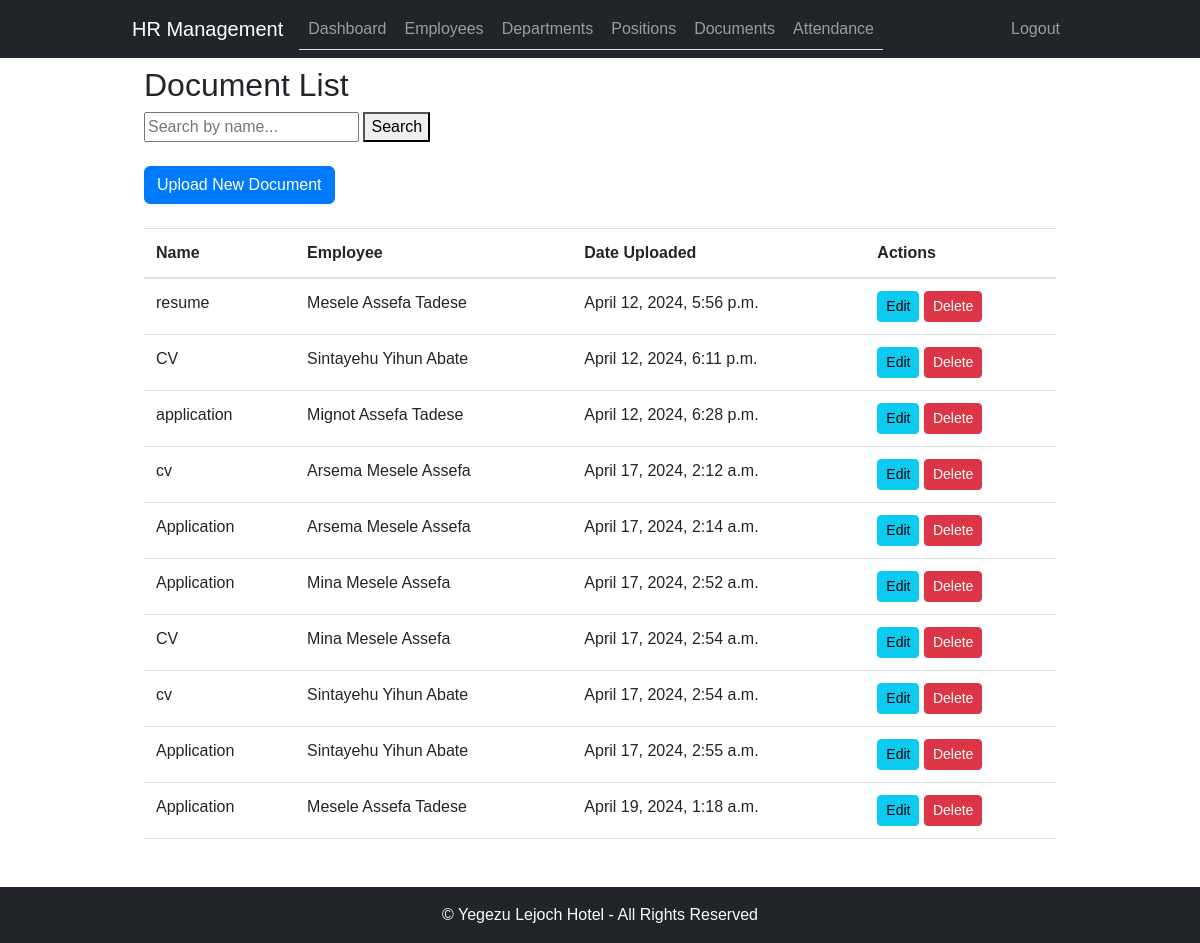
Before: /documents/ (signed in) with the older database file.
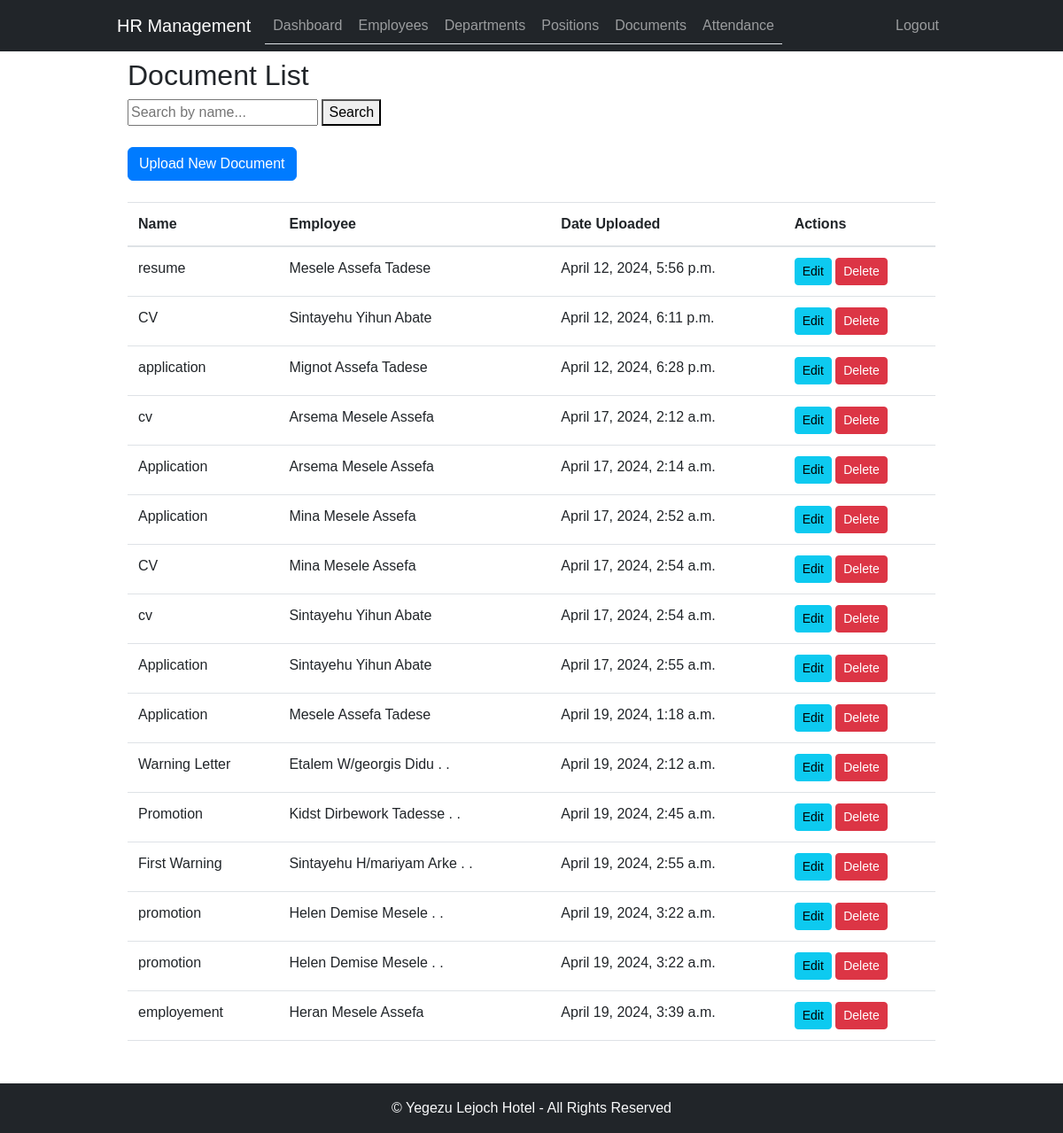
After: the same page with the newer database file.
### employee_management/models.py (models this page shows, shortened)
class Document(models.Model):
    name = models.CharField(max_length=100)
    file = models.FileField(upload_to=document_upload_to)
    description = models.TextField(blank=True)
    employee = models.ForeignKey(Employee, on_delete=models.CASCADE)
    date_uploaded = models.DateTimeField(auto_now_add=True)

class Employee(models.Model):
    GENDER_CHOICES = (
        ('M', 'Male'),
        ('F', 'Female'),
    )
    first_name = models.CharField(max_length=50)
    middle_name = models.CharField(max_length=50, null=True, blank=True)
    last_name = models.CharField(max_length=50, null=True, blank=True)
    gender = models.CharField(max_length=1, choices=GENDER_CHOICES, default="")
    email = models.EmailField()
    department = models.ForeignKey(Department, on_delete=models.CASCADE)
    position = models.ForeignKey(Position, on_delete=models.CASCADE)
    date_of_birth = models.DateField()
    hire_date = models.DateField()
    salary = models.DecimalField(max_digits=10, decimal_places=2)
    is_active = models.BooleanField(default=True)
    picture = models.ImageField(upload_to='employee_pictures/', null=True, blank=True)
    def __str__(self):
        return f"{self.first_name} {self.middle_name} {self.last_name}"

### employee_management/views.py (the view)
# urls.py: path('documents/', document_list, name='document_list'),
@login_required
def document_list(request):
    documents = Document.objects.all()
    employee = Employee.objects.first()  # Example: Get the first employee
    search_query = request.GET.get('search_query')
    if search_query:
        documents = documents.filter(name__icontains=search_query)
    return render(request, 'document_list.html', {'documents': documents, 'employee': employee})

### employee_management/templates/document_list.html (shortened to what this page needs)
{% extends 'base.html' %}
{% block content %}
<div class="container">
    <h2>Document List</h2>
    <form method="GET" action="{% url 'hrms:document_list' %}">
        <input type="text" name="search_query" placeholder="Search by name...">
        <button type="submit">Search</button>
    </form>
    <div class="mt-4 mb-4">
        <a href="{% url 'hrms:document_upload_form' %}" class="btn btn-primary">Upload New Document</a>
    </div>
    <table class="table">
        <thead>
            <tr>
                <th>Name</th>
                <th>Employee</th>
                <th>Date Uploaded</th>
                <th>Actions</th>
            </tr>
        </thead>
        <tbody>
            {% for document in documents %}
                <tr>
                    <td>{{ document.name }}</td>
                    <td>{{ document.employee }}</td>
                    <td>{{ document.date_uploaded }}</td>
                    <td>
                        <a href="{% url 'hrms:document_update' document.pk %}" class="btn btn-sm btn-info">Edit</a>
                        <button class="btn btn-sm btn-danger" onclick="confirmDelete('{{ document.name }}', '{{ document.pk }}')">Delete</button>
                    </td>
                </tr>
            {% empty %}
                <tr>
                    <td colspan="4">No documents found.</td>
                </tr>
            {% endfor %}
        </tbody>
    </table>
</div>
{% endblock %}

### employee_management/templates/base.html (shortened to what this page needs)
{% load static %}
<!DOCTYPE html>
<html lang="en">
<head>
    <link rel="stylesheet" href="https://cdn.jsdelivr.net/npm/bootstrap@5.3.0-alpha1/dist/css/bootstrap.min.css">
    <link rel="stylesheet" href="{% static 'css/style.css' %}">
</head>
<body>
<nav class="navbar navbar-expand-lg navbar-dark bg-dark">
        <div class="container">
            <a class="navbar-brand" href="{% url 'hrms:home' %}">HR Management</a>
            <div class="collapse navbar-collapse" id="navbarNav">
                <ul class="navbar-nav nav-tabs">
                    <li class="nav-item">
                        <a class="nav-link" href="{% url 'hrms:dashboard' %}">Dashboard</a>
                    </li>
                    <li class="nav-item">
                        <a class="nav-link" href="{% url 'hrms:employee_list' %}">Employees</a>
                    </li>
                    <li class="nav-item">
                        <a class="nav-link" href="{% url 'hrms:department_list' %}">Departments</a>
                    </li>
                    <li class="nav-item">
                        <a class="nav-link" href="{% url 'hrms:position_list' %}">Positions</a>
                    </li>
                    <li class="nav-item">
                        <a class="nav-link" href="{% url 'hrms:document_list' %}">Documents</a>
                    </li>
                    <li class="nav-item">
                        <a class="nav-link" href="{% url 'hrms:attendance_list' %}">Attendance</a>
                    </li>
                </ul>
            </div>
            <ul class="navbar-nav ms-auto">
                {% if user.is_authenticated %}
                    <li class="nav-item">
                        <a class="nav-link" href="{% url 'hrms:logout' %}">Logout</a>
                    </li>
                {% else %}
                    <li class="nav-item">
                        <a class="nav-link" href="{% url 'hrms:login' %}">Login</a>
                    </li>
                {% endif %}
            </ul>
        </div>
    </nav>
    <div class="container mt-2">
        {% block content %}
        {% endblock %}
    </div>
    <footer class="container-fluid mt-5 py-3 text-center bg-dark text-light">
        &copy; Yegezu Lejoch Hotel - All Rights Reserved
    </footer>
</body>
</html>

### employee_management/static/css/style.css (style rules this page uses)
body { font-family: Arial, sans-serif; }
.container { max-width: 960px; }
.btn-primary { background-color: #007bff; border-color: #007bff; }
.table > thead > tr > th, .table > tbody > tr > th, .table > tfoot > tr > th, .table > thead > tr > td, .table > tbody > tr > td, .table > tfoot > tr > td { border-top: 1px solid #dee2e6; padding: 0.75rem; vertical-align: top; border-bottom: 1px solid #dee2e6; }
.table > thead > tr > th { vertical-align: bottom; border-bottom: 2px solid #dee2e6; }

Changed rows visible on the page:
added Document: name "Warning Letter", employee "Etalem W/georgis Didu . .", date_uploaded "April 19, 2024, 2:12 a.m."
added Document: name "Promotion", employee "Kidst Dirbework Tadesse . .", date_uploaded "April 19, 2024, 2:45 a.m."
added Document: name "First Warning", employee "Sintayehu H/mariyam Arke . .", date_uploaded "April 19, 2024, 2:55 a.m."
added Document: name "promotion", employee "Helen Demise Mesele . .", date_uploaded "April 19, 2024, 3:22 a.m."
added Document: name "promotion", employee "Helen Demise Mesele . .", date_uploaded "April 19, 2024, 3:22 a.m."
added Document: name "employement", employee "Heran Mesele Assefa", date_uploaded "April 19, 2024, 3:39 a.m."
